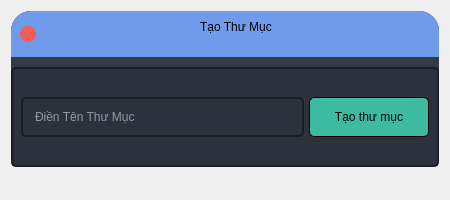
<?xml version="1.0" encoding="UTF-8"?>
<ui version="4.0">
 <class>Dialog</class>
 <widget class="QDialog" name="Dialog">
  <property name="geometry">
   <rect>
    <x>0</x>
    <y>0</y>
    <width>450</width>
    <height>200</height>
   </rect>
  </property>
  <property name="minimumSize">
   <size>
    <width>450</width>
    <height>200</height>
   </size>
  </property>
  <property name="maximumSize">
   <size>
    <width>450</width>
    <height>200</height>
   </size>
  </property>
  <property name="windowTitle">
   <string>Dialog</string>
  </property>
  <layout class="QVBoxLayout" name="verticalLayout">
   <property name="spacing">
    <number>7</number>
   </property>
   <property name="leftMargin">
    <number>11</number>
   </property>
   <property name="topMargin">
    <number>11</number>
   </property>
   <property name="rightMargin">
    <number>11</number>
   </property>
   <property name="bottomMargin">
    <number>11</number>
   </property>
   <item alignment="Qt::AlignTop">
    <widget class="QWidget" name="widget" native="true">
     <property name="styleSheet">
      <string notr="true">#widget{

	background-color: rgb(52, 59, 72);
border-radius: 20px;
	
}</string>
     </property>
     <layout class="QVBoxLayout" name="verticalLayout_2">
      <property name="spacing">
       <number>10</number>
      </property>
      <property name="leftMargin">
       <number>0</number>
      </property>
      <property name="topMargin">
       <number>0</number>
      </property>
      <property name="rightMargin">
       <number>0</number>
      </property>
      <property name="bottomMargin">
       <number>0</number>
      </property>
      <item>
       <widget class="QFrame" name="frame">
        <property name="minimumSize">
         <size>
          <width>0</width>
          <height>46</height>
         </size>
        </property>
        <property name="maximumSize">
         <size>
          <width>16777215</width>
          <height>46</height>
         </size>
        </property>
        <property name="styleSheet">
         <string notr="true">background-color: rgb(111, 155, 234);
border-top-left-radius: 20px;
border-top-right-radius: 20px;

</string>
        </property>
        <property name="frameShape">
         <enum>QFrame::StyledPanel</enum>
        </property>
        <property name="frameShadow">
         <enum>QFrame::Raised</enum>
        </property>
        <layout class="QHBoxLayout" name="horizontalLayout">
         <item>
          <widget class="QPushButton" name="pushButton_close_2">
           <property name="minimumSize">
            <size>
             <width>16</width>
             <height>16</height>
            </size>
           </property>
           <property name="maximumSize">
            <size>
             <width>16</width>
             <height>16</height>
            </size>
           </property>
           <property name="toolTip">
            <string>C l o se</string>
           </property>
           <property name="toolTipDuration">
            <number>0</number>
           </property>
           <property name="statusTip">
            <string>C l o se</string>
           </property>
           <property name="styleSheet">
            <string notr="true">QPushButton {
	background-color: rgb(244, 93, 86);
	border-radius:8px;
}
QPushButton::hover {
	background-color: rgb(195, 0, 0);
	border-radius:8px;
}</string>
           </property>
           <property name="text">
            <string/>
           </property>
          </widget>
         </item>
         <item alignment="Qt::AlignTop">
          <widget class="QLabel" name="label">
           <property name="layoutDirection">
            <enum>Qt::LeftToRight</enum>
           </property>
           <property name="styleSheet">
            <string notr="true">font: 9pt &quot;Alata&quot;;</string>
           </property>
           <property name="text">
            <string>Tạo Thư Mục</string>
           </property>
           <property name="alignment">
            <set>Qt::AlignCenter</set>
           </property>
          </widget>
         </item>
        </layout>
       </widget>
      </item>
      <item>
       <widget class="QWidget" name="widget_3" native="true">
        <property name="minimumSize">
         <size>
          <width>0</width>
          <height>100</height>
         </size>
        </property>
        <property name="maximumSize">
         <size>
          <width>16777215</width>
          <height>16777215</height>
         </size>
        </property>
        <property name="styleSheet">
         <string notr="true">#widget_3{
	background-color: rgb(44, 49, 60);
	border-radius: 5px;
	border: 2px solid rgb(27, 29, 35);
	padding-left: 10px;
}

QPushButton:pressed {
    background-color: qlineargradient(spread:pad, x1:0, y1:0, x2:0, y2:1,   stop:0 rgba(60, 186, 162, 255), stop:1 rgba(98, 211, 162, 255))
}
QPushButton {
     background-color: #3cbaa2; border: 1px solid black;
     border-radius: 5px;
}

QPushButton:disabled {
    background-color: rgb(170, 170, 127)
}
QLineEdit {
color: rgb(255, 255, 255);
	border-radius: 5px;
	border: 2px solid rgb(27, 29, 35);
	padding-left: 10px;
}
QLineEdit:hover {
	border: 2px solid rgb(64, 71, 88);
}
QLineEdit:focus {
	border: 2px solid rgb(91, 101, 124);
}</string>
        </property>
        <layout class="QHBoxLayout" name="horizontalLayout_26">
         <property name="spacing">
          <number>5</number>
         </property>
         <property name="leftMargin">
          <number>10</number>
         </property>
         <property name="topMargin">
          <number>0</number>
         </property>
         <property name="rightMargin">
          <number>10</number>
         </property>
         <property name="bottomMargin">
          <number>0</number>
         </property>
         <item>
          <widget class="QLineEdit" name="lineEdit">
           <property name="minimumSize">
            <size>
             <width>0</width>
             <height>40</height>
            </size>
           </property>
           <property name="maximumSize">
            <size>
             <width>16777215</width>
             <height>40</height>
            </size>
           </property>
           <property name="styleSheet">
            <string notr="true">QLineEdit {
background-color: rgb(44, 49, 60);
color: rgb(255, 255, 255);
	border-radius: 5px;
	border: 2px solid rgb(27, 29, 35);
	padding-left: 10px;
}
QLineEdit:hover {
	border: 2px solid rgb(64, 71, 88);
}
QLineEdit:focus {
	border: 2px solid rgb(91, 101, 124);
}</string>
           </property>
           <property name="placeholderText">
            <string>Điền Tên Thư Mục</string>
           </property>
          </widget>
         </item>
         <item>
          <widget class="QPushButton" name="pushButton">
           <property name="minimumSize">
            <size>
             <width>120</width>
             <height>40</height>
            </size>
           </property>
           <property name="maximumSize">
            <size>
             <width>120</width>
             <height>16777215</height>
            </size>
           </property>
           <property name="text">
            <string>Tạo thư mục</string>
           </property>
          </widget>
         </item>
        </layout>
       </widget>
      </item>
     </layout>
    </widget>
   </item>
  </layout>
 </widget>
 <resources/>
 <connections>
  <connection>
   <sender>pushButton_close_2</sender>
   <signal>clicked()</signal>
   <receiver>Dialog</receiver>
   <slot>close()</slot>
   <hints>
    <hint type="sourcelabel">
     <x>28</x>
     <y>28</y>
    </hint>
    <hint type="destinationlabel">
     <x>5</x>
     <y>-24</y>
    </hint>
   </hints>
  </connection>
 </connections>
</ui>
